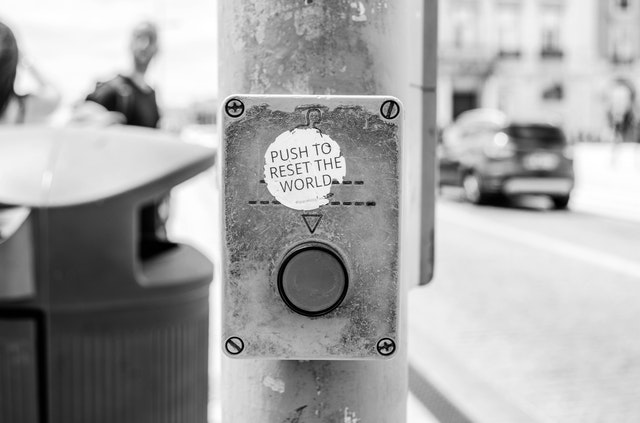
#> input picture Sparta_deepLearningWithImage/week5/imgs/05.jpg, 640 x 423 px
$ jupyter execute --allow-errors '그레이스케일사진을_컬러로_바꾸기_2.ipynb'
#> lines starting #> are read from the running program, lines starting #| are printed output that depends on the picture
<a href="https://colab.research.google.com/github/jmParkGit/Colab/blob/main/Sparta_deepLearningWithImage/week5/%EA%B7%B8%EB%A0%88%EC%9D%B4%EC%8A%A4%EC%BC%80%EC%9D%BC%EC%82%AC%EC%A7%84%EC%9D%84_%EC%BB%AC%EB%9F%AC%EB%A1%9C_%EB%B0%94%EA%BE%B8%EA%B8%B0_2.ipynb" target="_parent"></a>

패키지 로드

[cell 1]
import cv2
import numpy as np
from google.colab.patches import cv2_imshow

# 모델 불러오기

[cell 2]
proto = 'models/colorization_deploy_v2.prototxt'
weights = 'models/colorization_release_v2.caffemodel'

#> (the rest of this cell did not finish here and is left out)

# 이미지 전처리하기

[cell 3]
img = cv2.imread('imgs/05.jpg')
#> img is the input picture: shape (423, 640, 3); min 0, max 255, mean 166.4

h, w, c = img.shape
#> h = 423; w = 640; c = 3

img_input = img.copy()

img_input = img_input.astype('float32') / 255.
img_lab = cv2.cvtColor(img_input, cv2.COLOR_BGR2Lab)
#> img_lab: shape (423, 640, 3) float32; mean of channels 0, 1, 2 67, 0, 0
img_l = img_lab[:, :, 0:1]
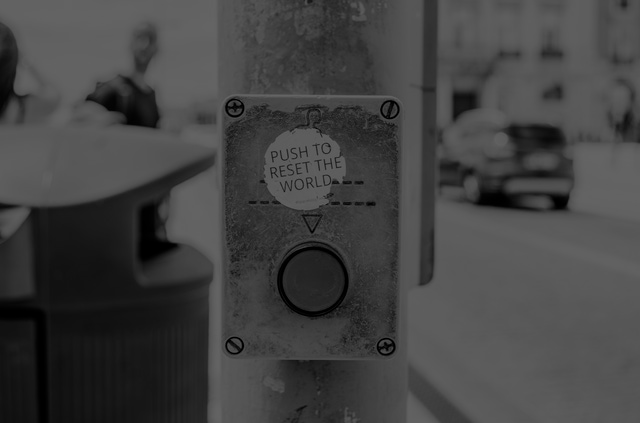
#> img_l: shape (423, 640, 1) float32; min 0, max 100, mean 67


$ run again, with Sparta_deepLearningWithImage/week5/imgs/02.jpg copied over Sparta_deepLearningWithImage/week5/imgs/05.jpg
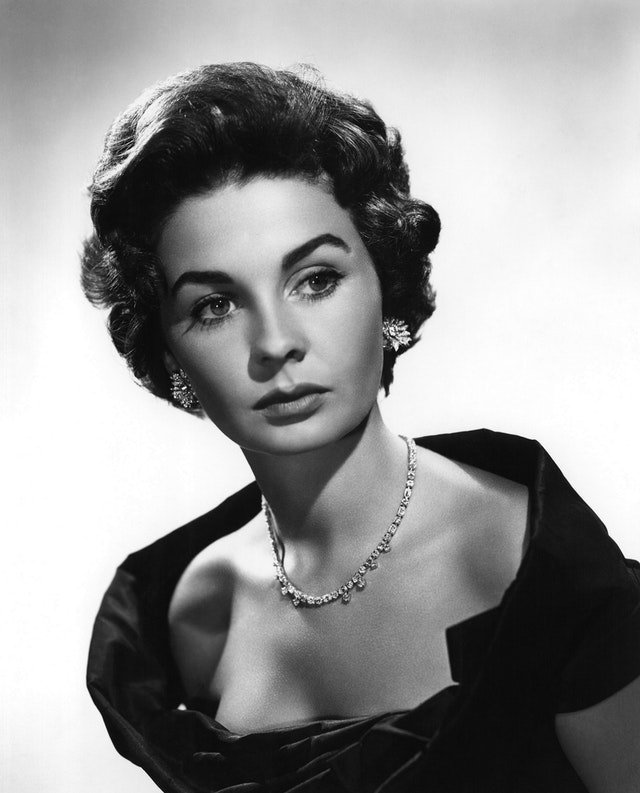
#> input picture Sparta_deepLearningWithImage/week5/imgs/02.jpg, 640 x 793 px
#> img is the input picture: shape (793, 640, 3); min 0, max 255, mean 148.9
#> img_lab: shape (793, 640, 3) float32; mean of channels 0, 1, 2 59.2, 0, 0
#> `img_l = img_lab[:, :, 0:1]`:
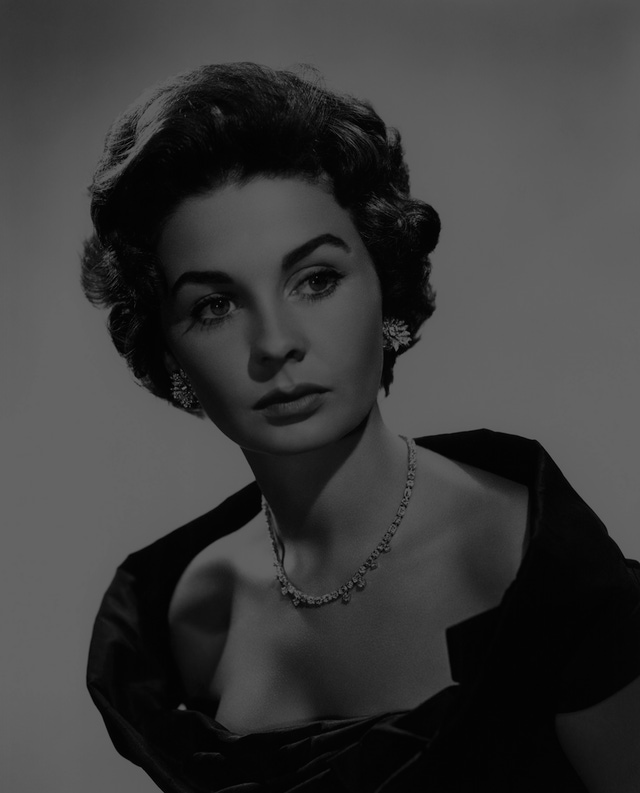
#> img_l: shape (793, 640, 1) float32; min 0, max 100, mean 59.2

$ run again, with Sparta_deepLearningWithImage/week5/imgs/06.jpg copied over Sparta_deepLearningWithImage/week5/imgs/05.jpg
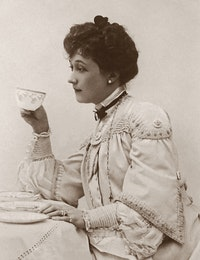
#> input picture Sparta_deepLearningWithImage/week5/imgs/06.jpg, 200 x 260 px
#> img is the input picture: shape (260, 200, 3); mean B, G, R 164.3, 174.7, 185.7
#> img_lab: shape (260, 200, 3) float32; mean of channels 0, 1, 2 71.4, 2.3, 6.9
#> `img_l = img_lab[:, :, 0:1]`:
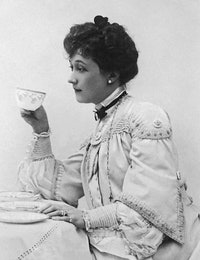
#> img_l: shape (260, 200, 1) float32; min 6.64, max 94.92, mean 71.4; drawn with min black and max white

$ run again, with Sparta_deepLearningWithImage/week5/imgs/07.jpg copied over Sparta_deepLearningWithImage/week5/imgs/05.jpg
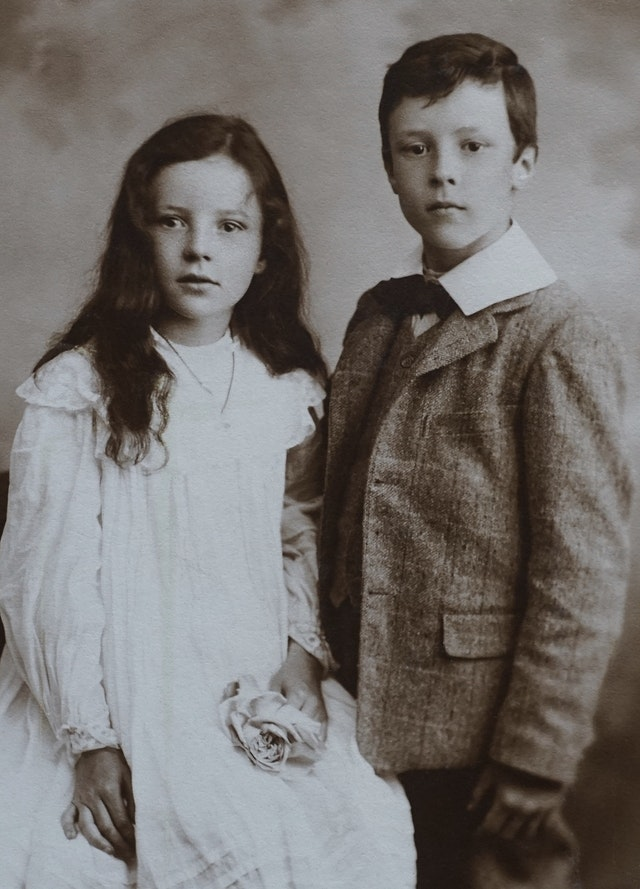
#> input picture Sparta_deepLearningWithImage/week5/imgs/07.jpg, 640 x 889 px
#> img is the input picture: shape (889, 640, 3); mean B, G, R 112.6, 115.1, 118.8
#> img_lab: shape (889, 640, 3) float32; mean of channels 0, 1, 2 47.8, 1.3, 2.3
#> `img_l = img_lab[:, :, 0:1]`:
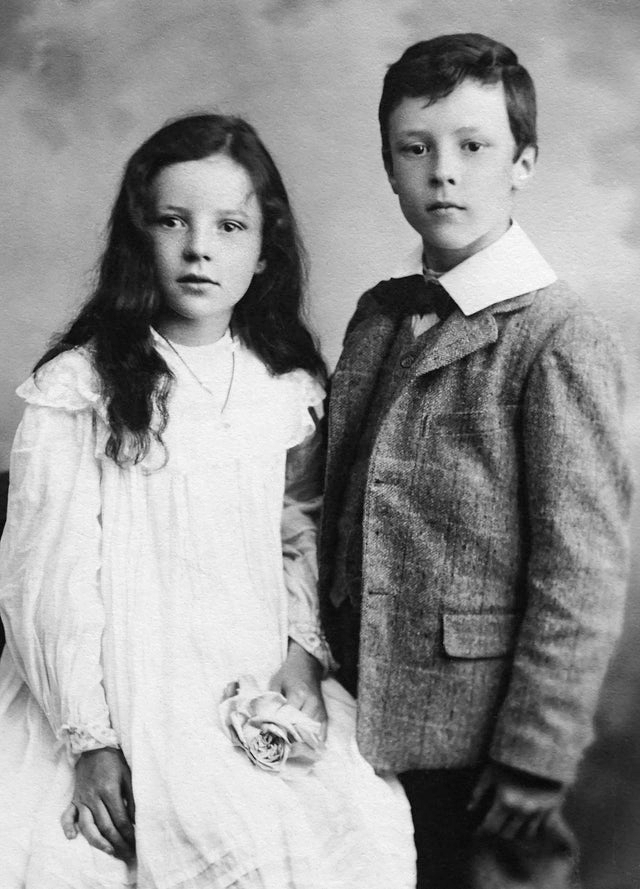
#> img_l: shape (889, 640, 1) float32; min 4.34, max 79.21, mean 47.8; drawn with min black and max white
